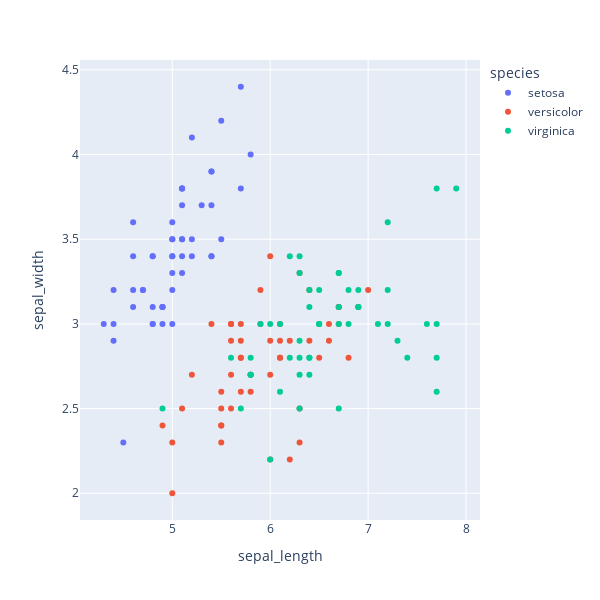

Source (notebook cell):
### Code cell
fig = px.scatter(df,x='sepal_length',y='sepal_width',color='species',width=600,height=600)
fig.show()

### Figure 1 — Plotly figure (JSON) as saved in the notebook; plotly's stock layout.template omitted (floating-point values rounded to 4 significant figures)
{"data": [{"hovertemplate": "species=setosa<br>sepal_length=%{x}<br>sepal_width=%{y}<extra></extra>", "legendgroup": "setosa", "marker": {"color": "#636efa", "symbol": "circle"}, "mode": "markers", "name": "setosa", "orientation": "v", "showlegend": true, "type": "scatter", "x": [5.1, 4.9, 4.7, 4.6, 5, 5.4, 4.6, 5, 4.4, 4.9, 5.4, 4.8, 4.8, 4.3, 5.8, 5.7, 5.4, 5.1, 5.7, 5.1, 5.4, 5.1, 4.6, 5.1, 4.8, 5, 5, 5.2, 5.2, 4.7, 4.8, 5.4, 5.2, 5.5, 4.9, 5, 5.5, 4.9, 4.4, 5.1, 5, 4.5, 4.4, 5, 5.1, 4.8, 5.1, 4.6, 5.3, 5], "xaxis": "x", "y": [3.5, 3, 3.2, 3.1, 3.6, 3.9, 3.4, 3.4, 2.9, 3.1, 3.7, 3.4, 3, 3, 4, 4.4, 3.9, 3.5, 3.8, 3.8, 3.4, 3.7, 3.6, 3.3, 3.4, 3, 3.4, 3.5, 3.4, 3.2, 3.1, 3.4, 4.1, 4.2, 3.1, 3.2, 3.5, 3.1, 3, 3.4, 3.5, 2.3, 3.2, 3.5, 3.8, 3, 3.8, 3.2, 3.7, 3.3], "yaxis": "y"}, {"hovertemplate": "species=versicolor<br>sepal_length=%{x}<br>sepal_width=%{y}<extra></extra>", "legendgroup": "versicolor", "marker": {"color": "#EF553B", "symbol": "circle"}, "mode": "markers", "name": "versicolor", "orientation": "v", "showlegend": true, "type": "scatter", "x": [7, 6.4, 6.9, 5.5, 6.5, 5.7, 6.3, 4.9, 6.6, 5.2, 5, 5.9, 6, 6.1, 5.6, 6.7, 5.6, 5.8, 6.2, 5.6, 5.9, 6.1, 6.3, 6.1, 6.4, 6.6, 6.8, 6.7, 6, 5.7, 5.5, 5.5, 5.8, 6, 5.4, 6, 6.7, 6.3, 5.6, 5.5, 5.5, 6.1, 5.8, 5, 5.6, 5.7, 5.7, 6.2, 5.1, 5.7], "xaxis": "x", "y": [3.2, 3.2, 3.1, 2.3, 2.8, 2.8, 3.3, 2.4, 2.9, 2.7, 2, 3, 2.2, 2.9, 2.9, 3.1, 3, 2.7, 2.2, 2.5, 3.2, 2.8, 2.5, 2.8, 2.9, 3, 2.8, 3, 2.9, 2.6, 2.4, 2.4, 2.7, 2.7, 3, 3.4, 3.1, 2.3, 3, 2.5, 2.6, 3, 2.6, 2.3, 2.7, 3, 2.9, 2.9, 2.5, 2.8], "yaxis": "y"}, {"hovertemplate": "species=virginica<br>sepal_length=%{x}<br>sepal_width=%{y}<extra></extra>", "legendgroup": "virginica", "marker": {"color": "#00cc96", "symbol": "circle"}, "mode": "markers", "name": "virginica", "orientation": "v", "showlegend": true, "type": "scatter", "x": [6.3, 5.8, 7.1, 6.3, 6.5, 7.6, 4.9, 7.3, 6.7, 7.2, 6.5, 6.4, 6.8, 5.7, 5.8, 6.4, 6.5, 7.7, 7.7, 6, 6.9, 5.6, 7.7, 6.3, 6.7, 7.2, 6.2, 6.1, 6.4, 7.2, 7.4, 7.9, 6.4, 6.3, 6.1, 7.7, 6.3, 6.4, 6, 6.9, 6.7, 6.9, 5.8, 6.8, 6.7, 6.7, 6.3, 6.5, 6.2, 5.9], "xaxis": "x", "y": [3.3, 2.7, 3, 2.9, 3, 3, 2.5, 2.9, 2.5, 3.6, 3.2, 2.7, 3, 2.5, 2.8, 3.2, 3, 3.8, 2.6, 2.2, 3.2, 2.8, 2.8, 2.7, 3.3, 3.2, 2.8, 3, 2.8, 3, 2.8, 3.8, 2.8, 2.8, 2.6, 3, 3.4, 3.1, 3, 3.1, 3.1, 3.1, 2.7, 3.2, 3.3, 3, 2.5, 3, 3.4, 3], "yaxis": "y"}], "layout": {"height": 600, "legend": {"title": {"text": "species"}, "tracegroupgap": 0}, "margin": {"t": 60}, "width": 600, "xaxis": {"anchor": "y", "domain": [0, 1], "title": {"text": "sepal_length"}}, "yaxis": {"anchor": "x", "domain": [0, 1], "title": {"text": "sepal_width"}}}}
